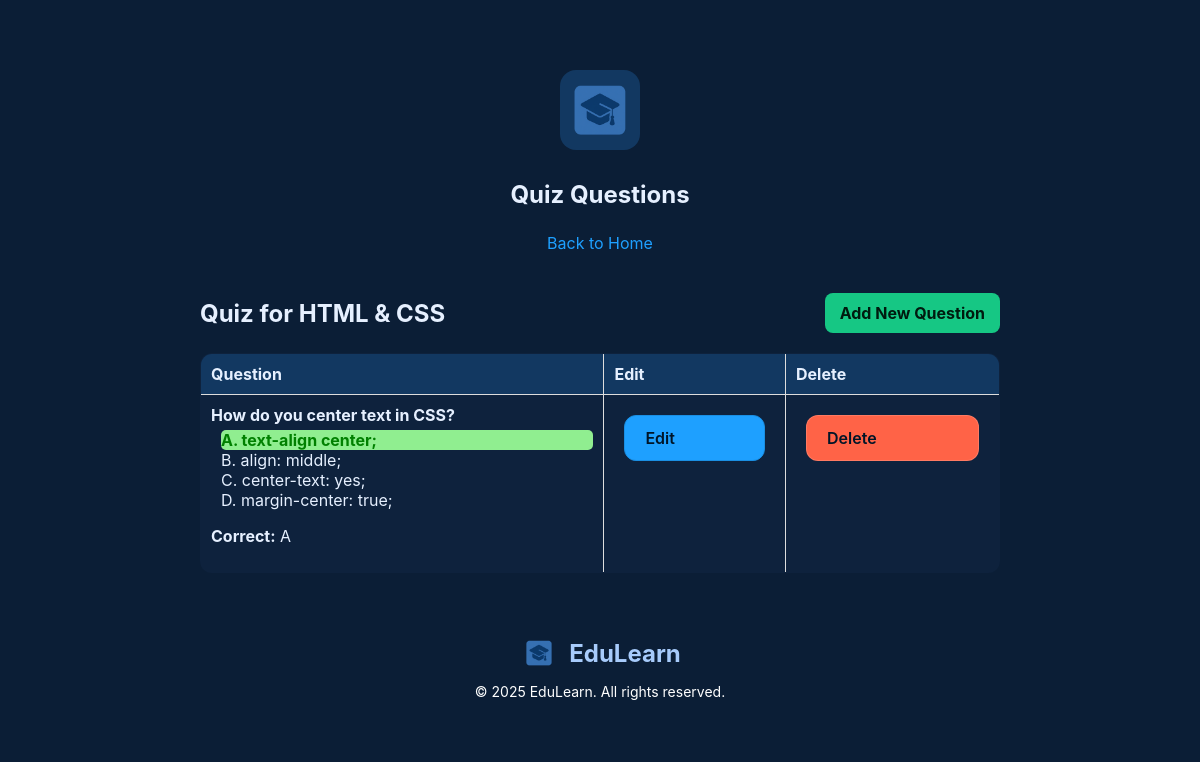
Page /quiz_page.php?quizID=18 (signed in) on the committed database.
### tables this page shows
CREATE TABLE `quiz` (
  `id` int(11) NOT NULL,
  `educatorID` int(11) NOT NULL,
  `topicID` int(11) NOT NULL
);

CREATE TABLE `topic` (
  `id` int(11) NOT NULL,
  `topicName` varchar(100) NOT NULL
);

CREATE TABLE `quizquestion` (
  `id` int(11) NOT NULL,
  `quizID` int(11) NOT NULL,
  `question` text NOT NULL,
  `questionFigureFileName` varchar(255) DEFAULT NULL,
  `answerA` varchar(255) NOT NULL,
  `answerB` varchar(255) NOT NULL,
  `answerC` varchar(255) NOT NULL,
  `answerD` varchar(255) NOT NULL,
  `correctAnswer` enum('A','B','C','D') NOT NULL
);

### quiz_page.php (the view, shortened to what this page needs)
<?php
include 'db_connection.php';
$quizID = isset($_GET['quizID']) ? intval($_GET['quizID']) : 0;
$query = "
  SELECT q.*, t.topicName
  FROM quiz q
  JOIN topic t ON q.topicID = t.id
  WHERE q.id = ?
";
$stmt = $conn->prepare($query);
$stmt->bind_param("i", $quizID);
$stmt->execute();
$quizInfo = $stmt->get_result()->fetch_assoc();
$topicName = htmlspecialchars($quizInfo['topicName']);
$questionsQuery = "SELECT * FROM quizquestion WHERE quizID = ?";
$stmt = $conn->prepare($questionsQuery);
$stmt->bind_param("i", $quizID);
$stmt->execute();
$result = $stmt->get_result();
?>
<!DOCTYPE html>
<html lang="en">
<head>
  <link rel="stylesheet" href="style.css">
</head>
<body>
  <div class="header">
    <div class="logo">
      <img src="images/logo.png" alt="Logo">
    </div>
    <div class="user-info">
      <h3>Quiz Questions</h3>
      <a href="educator_home.php">Back to Home</a>
    </div>
  </div>
  <div class="quiz-container">
    <div class="quiz-header">
<h2>Quiz for <?= $topicName ?></h2>
      <a href="add_question.php?quizID=<?= $quizID ?>" class="add-question-btn">Add New Question</a>
    </div>
    <?php if ($result->num_rows > 0): ?>
      <table>
        <thead>
          <tr>
            <th>Question</th>
            <th>Edit</th>
            <th>Delete</th>
          </tr>
        </thead>
        <tbody>
        <?php while ($row = $result->fetch_assoc()): ?>
          <tr>
            <td>
              <strong><?= htmlspecialchars($row['question']) ?></strong>
              <ul class="options">
                <li class="option <?= $row['correctAnswer']=='A'?'correct':'' ?>">A. <?= htmlspecialchars($row['answerA']) ?></li>
                <li class="option <?= $row['correctAnswer']=='B'?'correct':'' ?>">B. <?= htmlspecialchars($row['answerB']) ?></li>
                <li class="option <?= $row['correctAnswer']=='C'?'correct':'' ?>">C. <?= htmlspecialchars($row['answerC']) ?></li>
                <li class="option <?= $row['correctAnswer']=='D'?'correct':'' ?>">D. <?= htmlspecialchars($row['answerD']) ?></li>
              </ul>
              <p><strong>Correct:</strong> <?= htmlspecialchars($row['correctAnswer']) ?></p>
            </td>
            <td>
              <a href="edit_question.php?id=<?= $row['id'] ?>" class="action-btn edit-btn">Edit</a>
            </td>
            <td>
              <a href="delete_question.php?id=<?= $row['id'] ?>&quizID=<?= $quizID ?>"
                 class="action-btn delete-btn"
                 onclick="return confirm('Delete this question?');">Delete</a>
            </td>
          </tr>
        <?php endwhile; ?>
        </tbody>
      </table>
    <?php else: ?>
      <p>No questions found for this quiz.</p>
    <?php endif; ?>
  </div>
</body>
<footer class="site-footer">
  <div class="footer-brand">
    <img src="images/logo.png" alt="Logo" class="footer-logo">
    <h2 class="footer-name"><span style="color:rgb(167, 203, 251);">EduLearn</span></h2>
  </div>
  <p class="footer-copy">&copy; 2025 EduLearn. All rights reserved.</p>
</footer>
</html>

### style.css (style rules this page uses)
* { box-sizing: border-box; }
body { font-family: 'Inter', sans-serif; background: #0b1e36; color: #e6f0ff; margin: 0; padding: 0; text-align: center; display: flex; flex-direction: column; align-items: center; padding-top: 50px; }
.header { width: 100%; max-width: 800px; display: flex; flex-direction: column; align-items: center; padding: 20px; }
.header h3 { text-align: center; font-size: 1.5em; margin-top: 10px; }
.logo { width: 80px; height: 80px; border-radius: 16px; background: #123861; display: flex; align-items: center; justify-content: center; margin: 0 auto 20px; }
.logo img { max-width: 100%; max-height: 100%; border-radius: 16px; }
a { color: #1ea0ff; text-decoration: none; display: block; }
.quiz-container { width: 90%; max-width: 800px; margin-top: 20px; }
.quiz-header { display: flex; justify-content: space-between; align-items: center; margin-bottom: 20px; }
.quiz-header h2 { margin: 0; }
.add-question-btn { background: #16c784; color: #001b0f; padding: 10px 15px; border-radius: 8px; text-decoration: none; font-weight: bold; transition: background-color 0.3s ease; }
table { width: 100%; border-collapse: collapse; margin-top: 20px; background: #0e223d; border-radius: 12px; overflow: hidden; }
th, td { padding: 15px; text-align: left; border-bottom: 1px solid rgba(255, 255, 255, 0.1); word-wrap: break-word; max-width: 250px; }
th { background: #123861; font-weight: bold; }
tr:last-child td { border-bottom: none; }
button, .action-btn { padding: 12px 20px; margin: 10px; cursor: pointer; border-radius: 12px; border: 1px solid rgba(255, 255, 255, 0.15); font-weight: 600; }
.btn-primary, .edit-btn { background: #1ea0ff; border-color: #1a8fe3; color: #001528; }
.delete-btn { background: #ff6347; color: #001528; }
table, th, td { border: 1px solid #000; }
th, td { padding: 8px; text-align: left; }
.options { list-style-type: none; padding: 0; margin: 8px 0 0 0; }
.option { border-radius: 5px; }
.option.correct { background-color: lightgreen; font-weight: bold; }
.site-footer { background-color: #0b1e36; color: #fff; text-align: center; padding: 20px; margin-top: 40px; font-family: 'Inter', sans-serif; }
.site-footer .footer-brand { display: flex; justify-content: center; align-items: center; gap: 10px; }
.site-footer .footer-logo { height: 40px; }
.site-footer .footer-name { margin: 0; }
.site-footer .footer-copy { margin-top: 10px; font-size: 14px; }

### quiz_page.php (style rules this page uses)
.options { list-style-type: none; padding-left: 10px; margin: 5px 0; }
.option.correct { font-weight: bold; color: green; }
table { width: 100%; border-collapse: collapse; margin-top: 10px; }
th, td { border: 1px solid #ddd; padding: 10px; vertical-align: top; }

### rows in the picture
quiz: topicID.topicName "HTML & CSS"
quizquestion: question "How do you center text in CSS?", answerA "text-align center;", answerB "align: middle;", answerC "center-text: yes;", answerD "margin-center: true;", correctAnswer "A"
